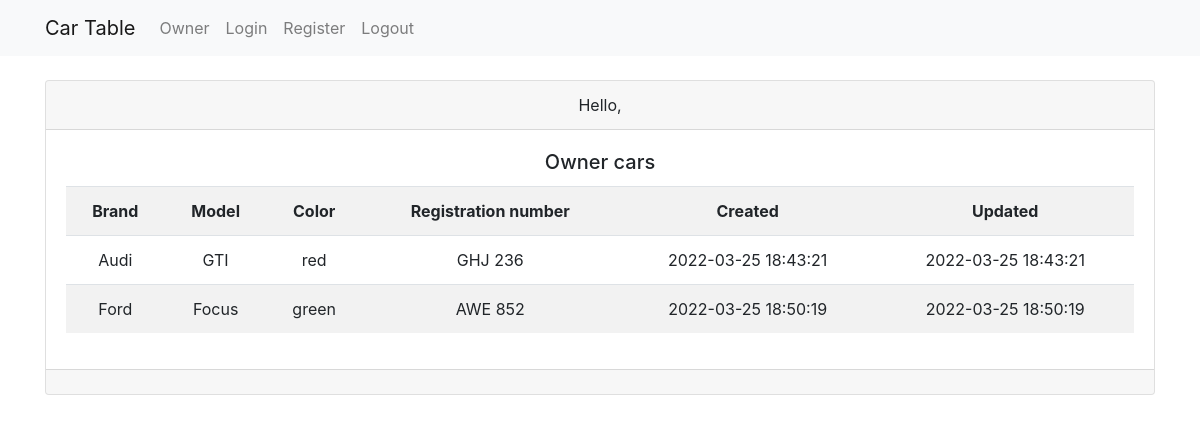
The page /views/cars.php?userid=3 (signed in) on the database its author committed.
### tables this page shows
CREATE TABLE `car` (
  `id` int(10) UNSIGNED NOT NULL,
  `registr_num` varchar(8) NOT NULL,
  `brand` varchar(255) NOT NULL,
  `model` varchar(100) NOT NULL,
  `color` varchar(100) NOT NULL,
  `owener_id` int(11) NOT NULL,
  `created` datetime NOT NULL DEFAULT current_timestamp(),
  `updated` datetime NOT NULL DEFAULT current_timestamp()
);

### views/cars.php (the view, shortened to what this page needs)
<?php
include '../layout/header.php';
require_once("../connection.php");
$car_user_id = $_SESSION['car_user_id'];
try {
    $sql = "SELECT * FROM  car  WHERE owener_id='$car_user_id'";
    $query = $conn->prepare($sql);
    $query->execute();
    $result = $query->fetchAll();
} catch (PDOException $e) {
    echo "Select failed: " . $e->getMessage();
}
?>
<div class="container py-4">
    <div class="row justify-content-center">
        <div class="col-md-12">
            <div class="card text-center">
                <div class="card-header">
                    Hello,
                </div>
                <div class="card-body">
                    <h5 class="card-title">Owner cars</h5>
                    <table class="table table-striped">
                        <tr>
                            <th>Brand</th>
                            <th>Model</th>
                            <th>Color</th>
                            <th>Registration number</th>
                            <th>Created</th>
                            <th>Updated</th>
                        </tr>
                        <?php
                        foreach ($result as $user) {
                            echo "<tr><td>" . $user['brand'] . "</td><td>" . $user['model'] . "</td><td>" . $user['color'] . "</td><td>" . $user['registr_num'] . "</td><td>" . $user['created'] . "</td><td>" . $user['updated'] . "</td>" ?><?php if ($_SESSION['userid'] == $car_user_id) { ?> <td> <?php } ?>
                    <?php
                        }
                    ?>
                    </table>
                </div>
                <div class="card-footer text-muted">
                </div>
            </div>
        </div>
    </div>
</div>

### rows shown on the page
car: brand "Audi", model "GTI", color "red", registr_num "GHJ 236", created "2022-03-25 18:43:21", updated "2022-03-25 18:43:21"
car: brand "Ford", model "Focus", color "green", registr_num "AWE 852", created "2022-03-25 18:50:19", updated "2022-03-25 18:50:19"
